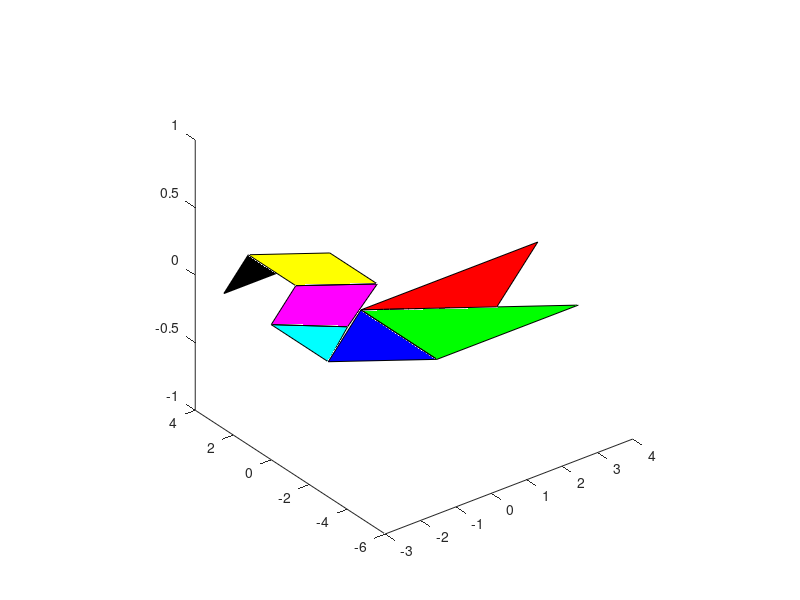

Write the MATLAB code that produced this figure.
clf;
hold on;

patch([-1 4 1.5 -1], [-1 -1 -3.5 -1], 'r');
patch([-1 -1 3 -1], [-1 -5 -5 -1], 'g');
patch([-1 -1 -3 -1], [-1 -5 -3 -1], 'b');
patch([-3 -3 -1.7 -3], [-3 0 -1.6 -3], 'c');
patch([-1.7 0 -1.5 -3 -1.7], [-1.6 0 1.5 0 -1.6], 'm');
patch([0 0 -1.5 -1.5 0], [0 2.5 4 1.5 0], 'y');
patch([-1.5 -1.5 -3 -1.5], [2.5 4 2.5 2.5], 'k');

view(-37.5, 30);
axis square;
